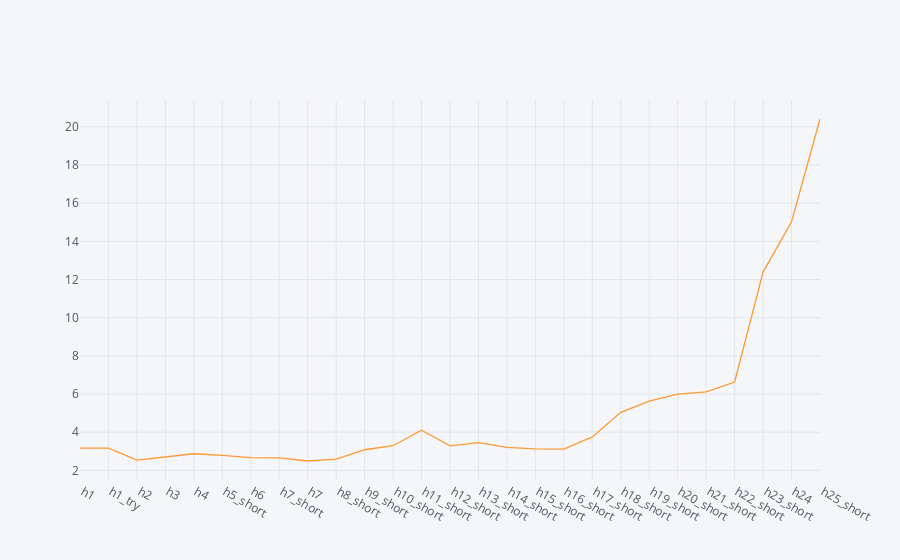

Source (notebook cell):
### Code cell
smooth_df.iplot(kind='scatter', x='ID', y='Velocity_at_Leave_Frame')

### Figure 1 — Plotly figure (JSON) as saved in the notebook; plotly's stock layout.template omitted (floating-point values rounded to 4 significant figures)
{"data": [{"line": {"color": "rgba(255, 153, 51, 1.0)", "dash": "solid", "shape": "linear", "width": 1.3}, "mode": "lines", "name": "Velocity_at_Leave_Frame", "text": "", "type": "scatter", "x": [" h1", " h1_try", " h2", " h3", " h4", " h5_short", " h6", " h7_short", " h7", " h8_short", " h9_short", " h10_short", " h11_short", " h12_short", " h13_short", " h14_short", " h15_short", " h16_short", " h17_short", " h18_short", " h19_short", " h20_short", " h21_short", " h22_short", " h23_short", " h24", " h25_short"], "y": [3.16, 3.16, 2.54, 2.72, 2.87, 2.78, 2.67, 2.65, 2.49, 2.59, 3.08, 3.29, 4.1, 3.28, 3.45, 3.2, 3.13, 3.11, 3.75, 5.04, 5.63, 5.99, 6.11, 6.63, 12.39, 15.02, 20.41]}], "layout": {"legend": {"bgcolor": "#F5F6F9", "font": {"color": "#4D5663"}}, "paper_bgcolor": "#F5F6F9", "plot_bgcolor": "#F5F6F9", "title": {"font": {"color": "#4D5663"}}, "xaxis": {"gridcolor": "#E1E5ED", "showgrid": true, "tickfont": {"color": "#4D5663"}, "title": {"font": {"color": "#4D5663"}, "text": ""}, "zerolinecolor": "#E1E5ED"}, "yaxis": {"gridcolor": "#E1E5ED", "showgrid": true, "tickfont": {"color": "#4D5663"}, "title": {"font": {"color": "#4D5663"}, "text": ""}, "zerolinecolor": "#E1E5ED"}}}
